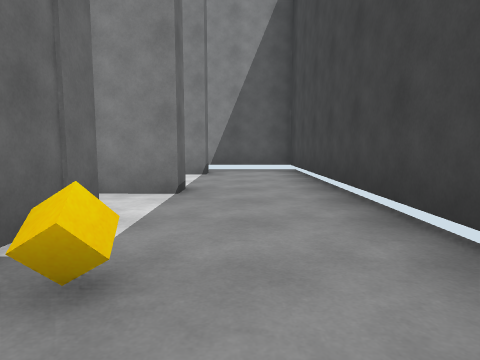
View 1 (above)

14 first-person views from a walk through a 3-D level made in the Unity game engine. The camera is 1.2 m above the floor, tilts 6° down and sees 75° across. The floor is counted in squares, 2 m on a side. Each view is taken from the middle of a square. On the plan, view 1 faces up. The plan holds only what a view shows up to about 9 squares ahead; the rest is blank. The place goes on beyond the plan. The player is left out.

View 2
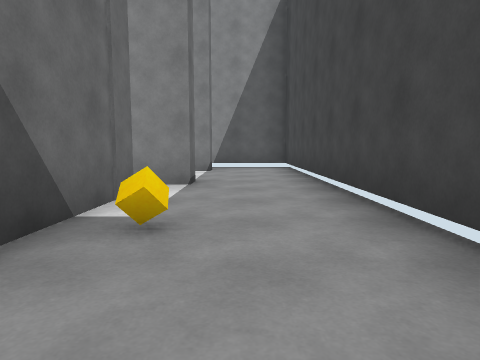

View 3
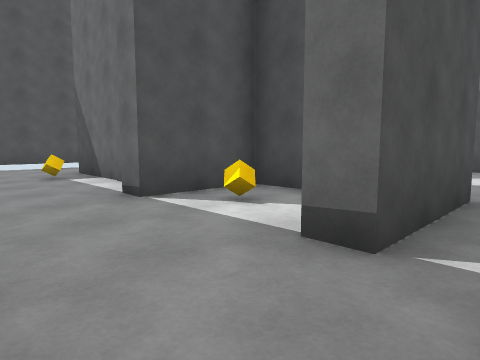

View 4
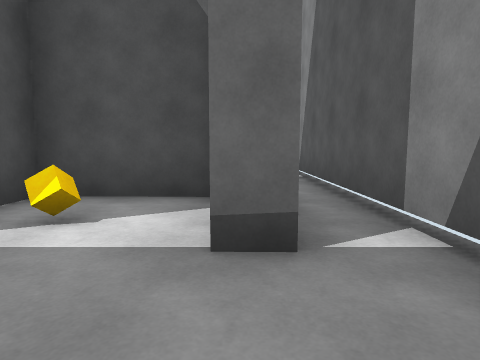

View 5
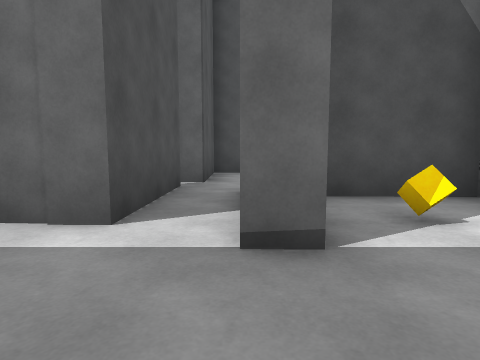

View 6
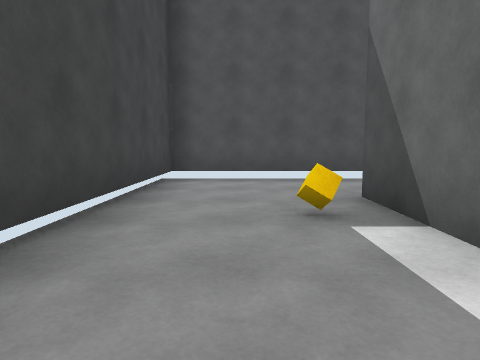

View 7
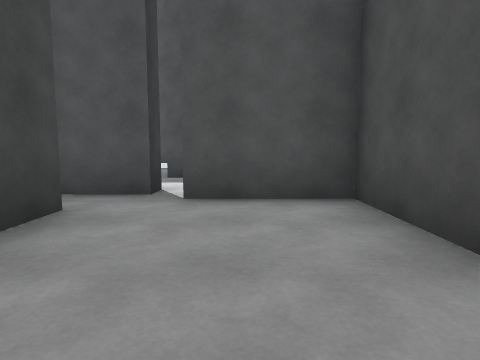

View 8
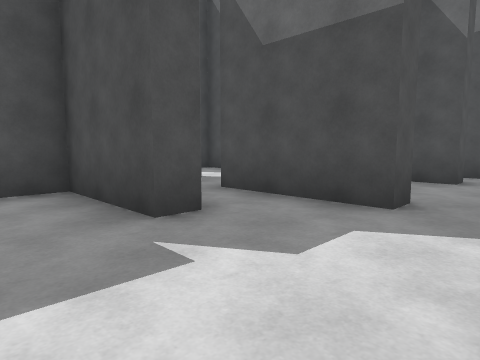

View 9
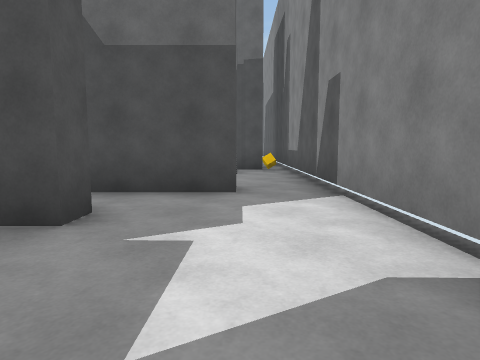

View 10
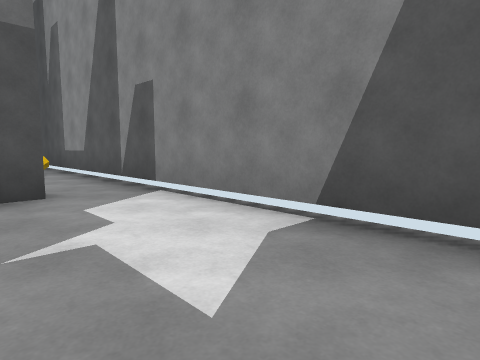

View 11
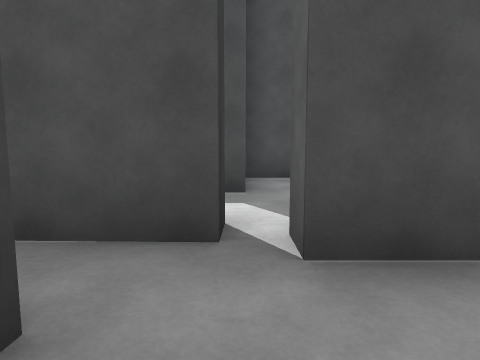

View 12
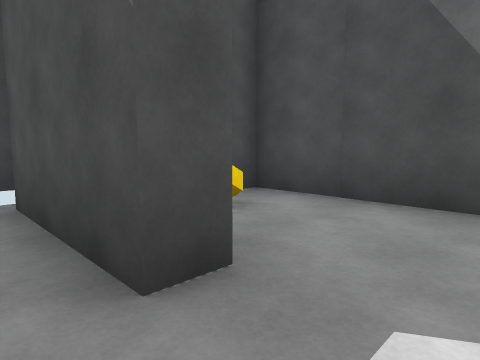

View 13
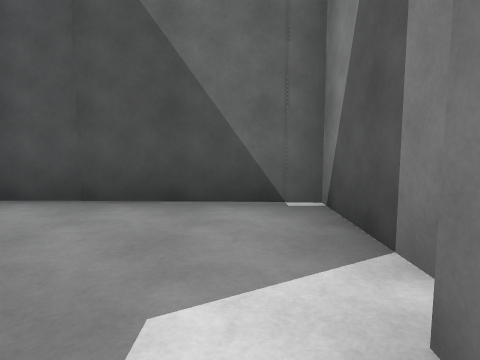

View 14
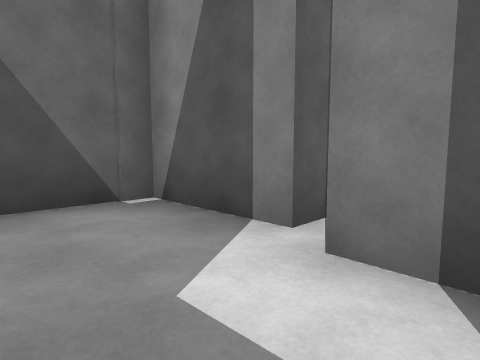

### Floor plan
Key: @ floor where view 1 was taken; # wall or solid block; . floor; T thing the floor can be seen under or through; C cube.
Columns run from 14 left of view 1 to 2 right of it. Each row starts with its distance up from view 1.
  9 #################
  8 #.C.............#
  7 ##.........###..#
  6    #  #....#....#
  5       ##...#C...#
  4      ..#...TT#..#
  3      .####T##...#
  2        #....#...#
  1        #....#C..#
  0        #.C#...@.#
 -1        ####.....#
 -2           #######

Positions as (right, up) in squares from view 1, and headings:
1: (0, 0), facing up
2: (0, -1), facing up
3: (1, 8), facing down-left
4: (1, 7), facing left
5: (1, 4), facing left
6: (0, 4), facing down
7: (-5, 7), facing down
8: (-5, 8), facing down-left
9: (-4, 7), facing left
10: (-4, 6), facing up-left
11: (-4, 5), facing down
12: (-3, 2), facing down-left
13: (-3, 2), facing left
14: (-3, 1), facing up-left
